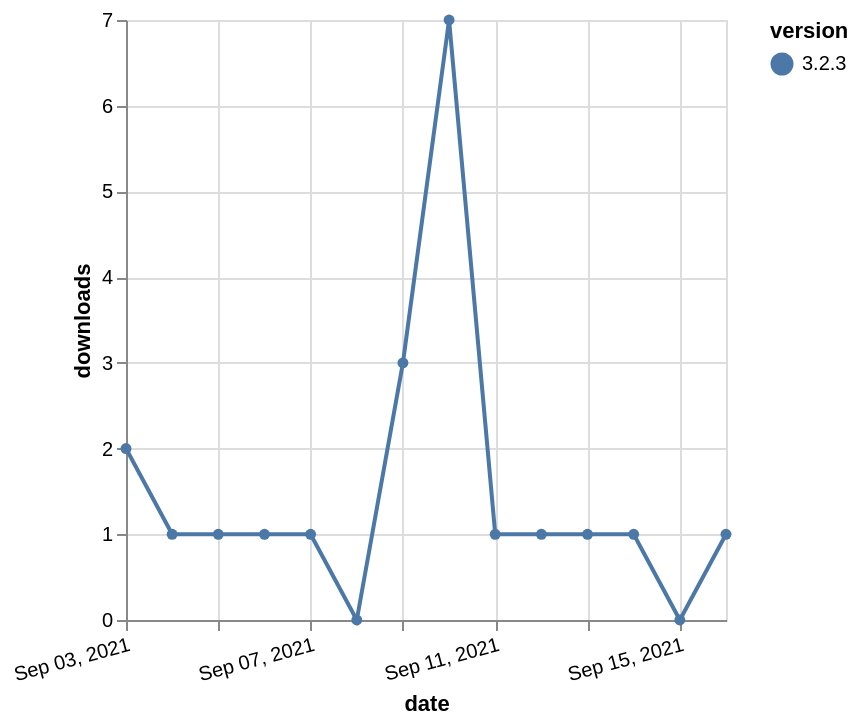

Here is the Vega-Lite specification saved for this chart:
### Vega-Lite specification from a JSON file in a GitHub repository (floating-point values rounded to 4 significant figures)
{"$schema": "https://vega.github.io/schema/vega-lite/v5.json", "description": "A simple bar chart with embedded data.", "data": {"values": [{"date": "2021-09-03", "total": 513, "delta": 2, "version": "3.2.3"}, {"date": "2021-09-04", "total": 514, "delta": 1, "version": "3.2.3"}, {"date": "2021-09-05", "total": 515, "delta": 1, "version": "3.2.3"}, {"date": "2021-09-06", "total": 516, "delta": 1, "version": "3.2.3"}, {"date": "2021-09-07", "total": 517, "delta": 1, "version": "3.2.3"}, {"date": "2021-09-08", "total": 517, "delta": 0, "version": "3.2.3"}, {"date": "2021-09-09", "total": 520, "delta": 3, "version": "3.2.3"}, {"date": "2021-09-10", "total": 527, "delta": 7, "version": "3.2.3"}, {"date": "2021-09-11", "total": 528, "delta": 1, "version": "3.2.3"}, {"date": "2021-09-12", "total": 529, "delta": 1, "version": "3.2.3"}, {"date": "2021-09-13", "total": 530, "delta": 1, "version": "3.2.3"}, {"date": "2021-09-14", "total": 531, "delta": 1, "version": "3.2.3"}, {"date": "2021-09-15", "total": 531, "delta": 0, "version": "3.2.3"}, {"date": "2021-09-16", "total": 532, "delta": 1, "version": "3.2.3"}]}, "width": "container", "mark": {"type": "line", "point": {"filled": true}}, "encoding": {"x": {"field": "date", "type": "temporal", "timeUnit": "yearmonthdate", "title": "date", "axis": {"labelAngle": -15}}, "y": {"field": "delta", "type": "quantitative", "title": "downloads"}, "color": {"field": "version", "type": "nominal"}, "tooltip": {"field": "delta"}}}
